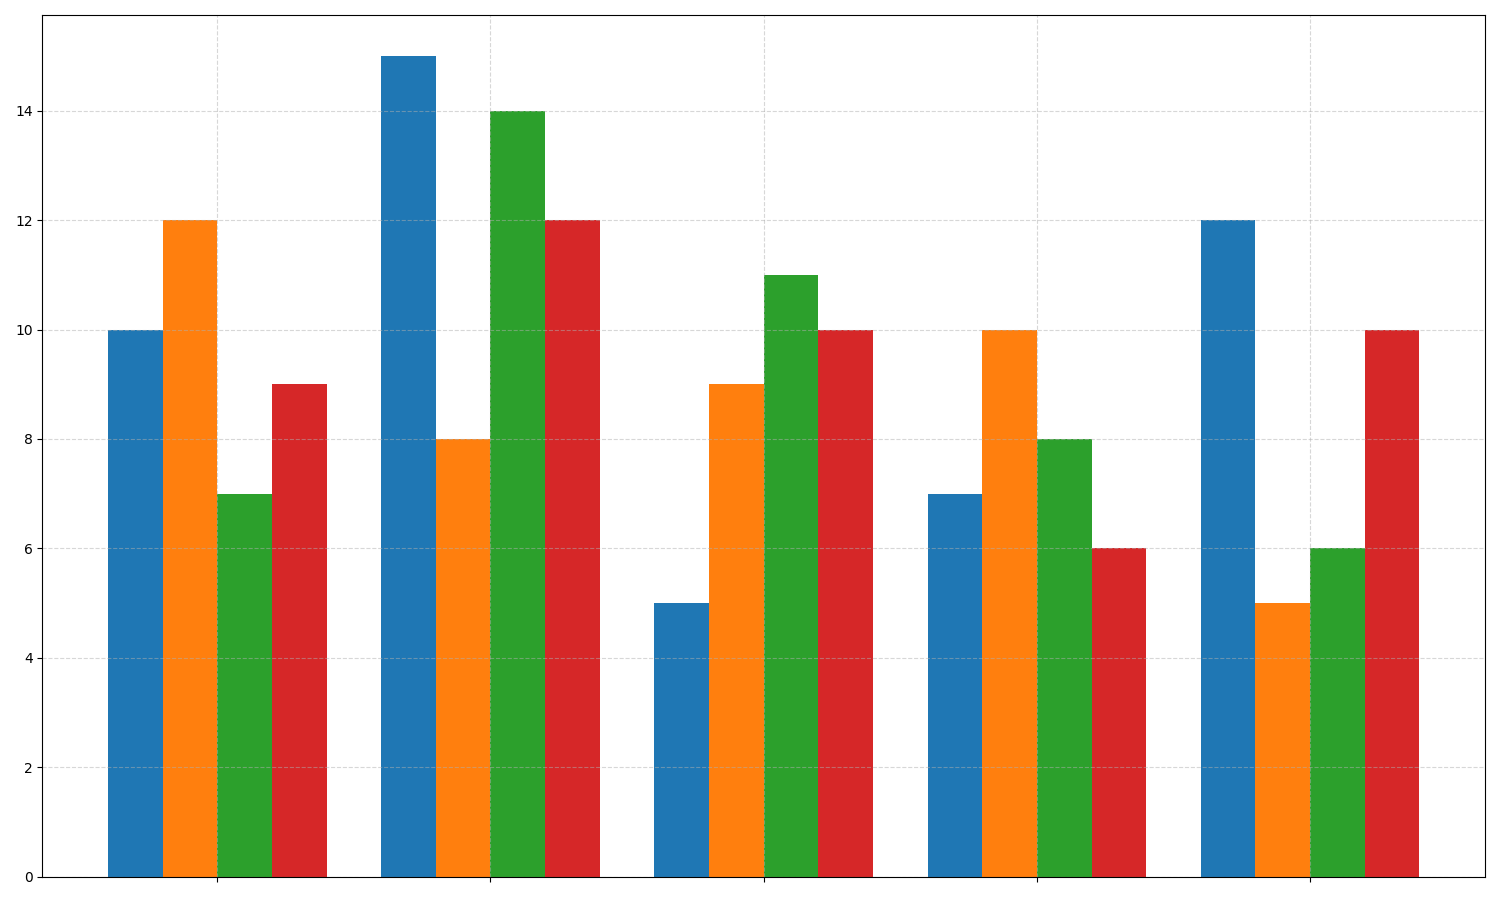

Source code (Python):
import matplotlib.pyplot as plt
import numpy as np

kingdoms = ['Avalon', 'Eldoria', 'Valoria', 'Drakonia']
events = ['Jousting', 'Archery', 'Melee Combat', 'Strategy Games', 'Performance Arts']

victories = np.array([
    [10, 15, 5, 7, 12],
    [12, 8, 9, 10, 5],
    [7, 14, 11, 8, 6],
    [9, 12, 10, 6, 10]
])

colors = ['#1f77b4', '#ff7f0e', '#2ca02c', '#d62728']

fig, ax = plt.subplots(figsize=(15, 9))

bar_width = 0.2

indices = np.arange(len(events))

for i, kingdom in enumerate(kingdoms):
    ax.bar(indices + i * bar_width, victories[i], bar_width, color=colors[i])

ax.set_xticks(indices + bar_width * (len(kingdoms)-1) / 2)
ax.set_xticklabels([])

ax.grid(True, linestyle='--', alpha=0.5)

plt.tight_layout()

plt.show()
